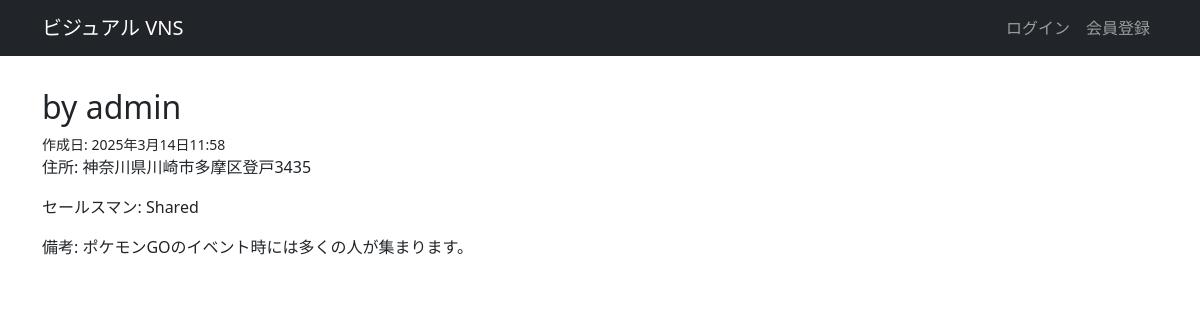
Screenshot of /practice/c127826b-7a65-491b-a6df-fd5467c34df3/city_detail/ with the database file from the repository.
### practice/models.py (models this page shows, shortened)
class City(models.Model):
    uuid = models.UUIDField(primary_key=True, default=uuid.uuid4, editable=False)
    name = models.CharField(max_length=100)
    address = models.CharField(max_length=100)
    salesman = models.ForeignKey(Salesman, on_delete=models.CASCADE)
    description = models.TextField('備考', blank=True)
    created_by = models.ForeignKey(settings.AUTH_USER_MODEL, verbose_name="作成者", on_delete=models.CASCADE)
    created_at = models.DateTimeField("作成日", auto_now_add=True)
    updated_at = models.DateTimeField("更新日", auto_now=True)

class Salesman(models.Model):
    uuid = models.UUIDField(primary_key=True, default=uuid.uuid4, editable=False)
    name = models.CharField(max_length=100)
    description = models.TextField('備考', blank=True)
    created_by = models.ForeignKey(settings.AUTH_USER_MODEL, verbose_name="作成者", on_delete=models.CASCADE)
    created_at = models.DateTimeField("作成日", auto_now_add=True)
    updated_at = models.DateTimeField("更新日", auto_now=True)

### practice/views.py (the view)
# urls.py: path('<uuid:city_id>/city_detail/', views.city_detail, name='city_detail'),
def city_detail(request, city_id):
    city = get_object_or_404(City, pk=city_id)
    return render(request, 'practice/city_detail.html', {'city': city})

### practice/templates/practice/city_detail.html
{% extends "base.html" %}
{% load django_bootstrap5 %}
{% block main %}
<div>
    <h2><a href="{% url 'city_edit' city.uuid %}">{{ city.city_name }}</a> by {{ city.created_by.username }}</h2>
    <small>作成日: {{ city.created_at }}</small>
    <p>住所: {{ city.address }}</p>
    <p>セールスマン: {{ city.salesman.name }}</p>
    <p>備考: {{ city.description }}</p>
</div>
{% endblock %}

### rows the page displays
City: created_by.username "admin", created_at "2025年3月14日11:58", address "神奈川県川崎市多摩区登戸3435", salesman.name "Shared", description "ポケモンGOのイベント時には多くの人が集まります。"
